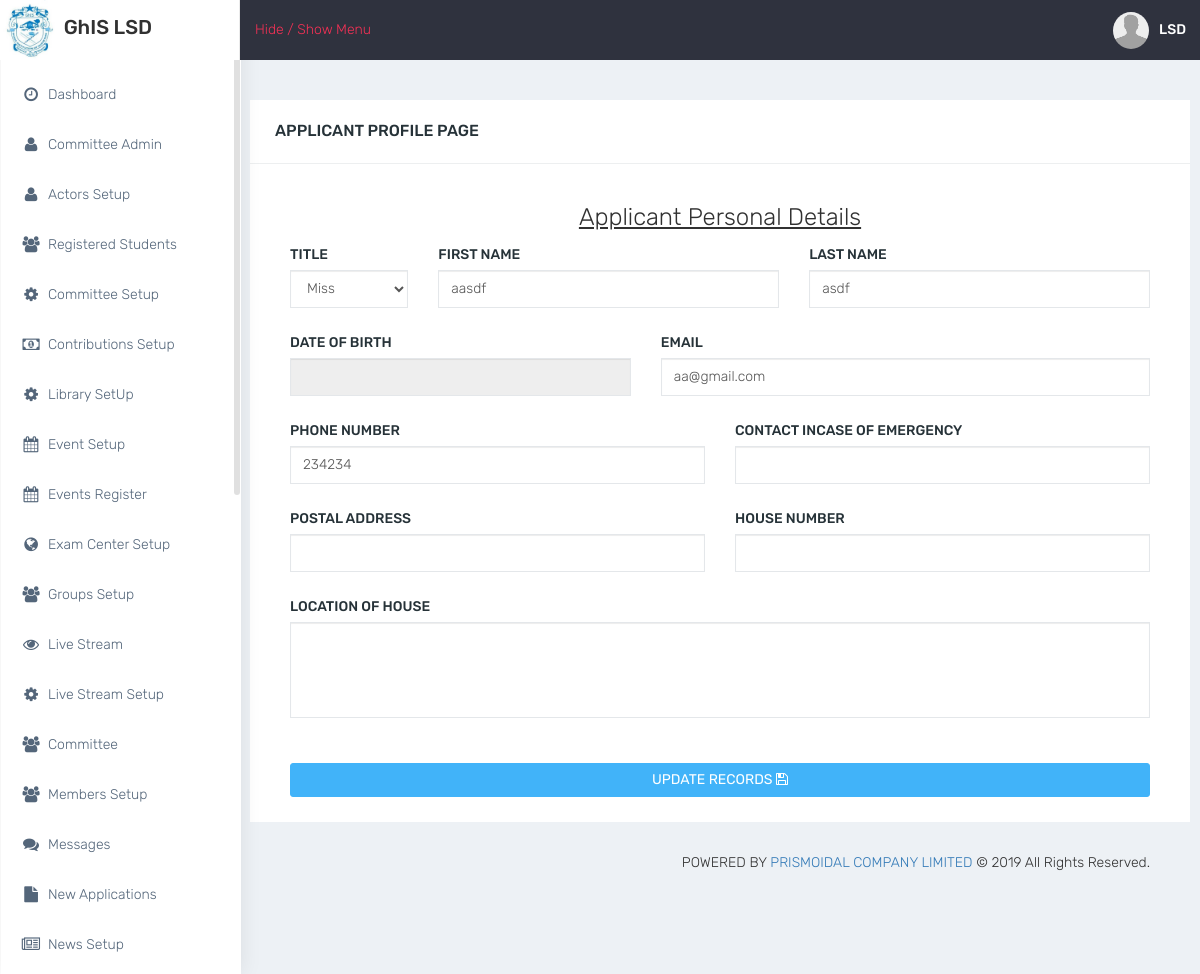
Screenshot of /pages/student_profile.php (signed in) with the database file from the repository.
### tables this page shows
CREATE TABLE `students` (
  `student_id` int(11) NOT NULL,
  `student_title` varchar(6) NOT NULL,
  `student_first_name` varchar(100) NOT NULL,
  `student_last_name` varchar(100) NOT NULL,
  `student_dob` varchar(10) NOT NULL,
  `student_email` varchar(100) NOT NULL,
  `student_tel` varchar(11) NOT NULL,
  `student_emergency_tel` varchar(15) NOT NULL,
  `student_post_address` varchar(200) NOT NULL,
  `student_house_num` varchar(100) NOT NULL,
  `student_house_location` varchar(200) NOT NULL,
  `exam_center_id` int(11) NOT NULL,
  `record_hide` varchar(5) NOT NULL,
  `division` varchar(20) NOT NULL,
  `date_done` timestamp NOT NULL DEFAULT current_timestamp()
);

### pages/Classes/db/db.php (called while the page is built)
<?php
	class DbConnect{
		private $host = "localhost";
		private $dbname = "ghislsd_db";
		private $user = "root";
		private $password = "";
		public function connect(){
			try {
					$conn = new PDO("mysql:host=".$this->host."; dbname=".$this->dbname,$this->user,$this->password);
					$conn->setAttribute(PDO::ATTR_ERRMODE,PDO::ERRMODE_EXCEPTION);
					return $conn;
			} catch (PDOException $e) {
				echo "Database Error:".$e->getMessage();
			}
		}
	}
 ?>

### pages/Classes/Student.php (called while the page is built, shortened)
<?php
	class Student{
		private $dbConn;
		private $table= "students";
		public function __construct(){
			require_once("db/db.php");
			$db = new DbConnect();
			$this->dbConn = $db->connect();
		}
			function get_student_by_userId(){
				$sql="SELECT * FROM $this->table WHERE student_id=:accountTypeId";
				$stmt = $this->dbConn->prepare($sql);
				$stmt->bindParam(":accountTypeId",$_SESSION['account_type_id']);
				if ($stmt->execute()) {
					$results= $stmt->fetchAll(PDO::FETCH_ASSOC);
					return $results;
				}
				else{
					die();
					}
				}
	}
 ?>

### pages/student_profile.php (the view, shortened to what this page needs)
<?php
include("header.php");
      require_once("Classes/Student.php");
      $objStudent = new Student();
      $studentsData = $objStudent->get_student_by_userId();
      foreach ($studentsData as $studentData) {
        $studentTitle = trim($studentData["student_title"]);
        $studentFirstName = trim($studentData["student_first_name"]);
        $studentLastName = trim($studentData["student_last_name"]);
        $studentEmail = trim($studentData["student_email"]);
        $studentDob = trim($studentData["student_dob"]);
        $studentTel = trim($studentData["student_tel"]);
        $studentEmergencyTel = trim($studentData["student_emergency_tel"]);
        $studentPostalAddress = trim($studentData["student_post_address"]);
        $studentHouseNum = trim($studentData["student_house_num"]);
        $StudentHouseLoc = trim($studentData["student_house_location"]);
      }
?>
<br>
<div class="row">
    <div class="panel panel-default">
        <div class="panel-heading">
             <div class="panel-title pull-left">APPLICANT PROFILE PAGE </div>
            <div class="clearfix"></div>
        </div>
        <div class="panel-body">
            <div class="col-md-12">
              <form id="insert_form" action="scripts/admin_members_save.php"  method="POST">
                        <center><h2><u>Applicant Personal Details</u></h2></center>
                          <div class="row">
                            <div class="col-md-2">
                              <div class="form-group">
                                <label for="studentTitle">TITLE</label>
                                <select class="form-control" name="studentTitle" id="studentTitle" required>
                                  <option  disabled selected><?php if(isset($studentTitle)){echo $studentTitle;}?></option>
                                </select>
                              </div>
                            </div>
                            <div class="col-md-5">
                                  <div class="form-group">
                                    <label for="studentFirstName">FIRST NAME</label>
                                    <input type="text" class="form-control tcal" id="studentFirstName" name="studentFirstName" autocomplete="off" value="<?php if(isset($studentFirstName)){echo $studentFirstName;}?>">
                                  </div>
                            </div>
                            <div class="col-md-5">
                                  <div class="form-group">
                                    <label for="studentLastName">LAST NAME</label>
                                    <input type="text" class="form-control tcal" id="studentLastName" name="studentLastName" autocomplete="off" value="<?php if(isset($studentLastName)){echo $studentLastName;}?>">
                                  </div>
                            </div>
                          </div>
                          <div class="row">
                            <div class="col-md-5">
                              <div class="form-group">
                                    <label for="studentDob">DATE OF BIRTH</label>
                                    <input type="text" class="form-control" id="studentDob" name="studentDob" data-toggle="datepicker" value="<?php if(isset($studentDob)){echo $studentDob;}?>" readonly>
                                  </div>
                            </div>
                            <div class="col-md-7">
                              <div class="form-group">
                                    <label for="studentEmail">EMAIL</label>
                                    <input type="text" class="form-control tcal" id="studentEmail" name="studentEmail" autocomplete="off" value="<?php if(isset($studentEmail)){echo $studentEmail;}?>">
                                  </div>
                            </div>
                          </div>
                          <div class="row">
                            <div class="col-md-6">
                              <div class="form-group">
                                <label for="studentTel">PHONE NUMBER</label>
                                <input type="text" class="form-control" id="studentTel" name="studentTel" autocomplete="off" value="<?php if(isset($studentTel)){echo $studentTel;}?>">
                              </div>
                          </div>
                          <div class="col-md-6">
                                    <div class="form-group">
                                      <label for="studentEmergencyTel">CONTACT INCASE OF EMERGENCY</label>
                                      <input type="text" class="form-control" id="studentEmergencyTel" name="studentEmergencyTel"  autocomplete="off" value="<?php if(isset($studentEmergencyTel)){echo $studentEmergencyTel;}?>">
                                    </div>
                              </div>
                        </div>
                        <div class="row">
                          <div class="col-sm-6">
                                <div class="form-group">
                                <label for="studentPostalAddress">POSTAL ADDRESS</label>
                                <input type="text" class="form-control" id="studentPostalAddress" name="studentPostalAddress" autocomplete="off" value="<?php if(isset($studentPostalAddress)){echo $studentPostalAddress;}?>">
                              </div>
                            </div>
                            <div class="col-sm-6">
                                <div class="form-group">
                                <label for="studentHouseNum">HOUSE NUMBER</label>
                                <input type="text" class="form-control" id="studentHouseNum" name="studentHouseNum" autocomplete="off" value="<?php if(isset($studentHouseNum)){echo $studentHouseNum;}?>">
                              </div>
                            </div>
                        </div>
                        <div class="row">
                            <div class="col-md-12">
                              <div class="form-group">
                                <label for="StudentHouseLoc">LOCATION OF HOUSE</label>
                                 <textarea rows="4" class="form-control" id="StudentHouseLoc" name="StudentHouseLoc"><?php if(isset($StudentHouseLoc)){echo $StudentHouseLoc;}?></textarea>
                              </div>
                            </div>
                          </div><br>
                             <button type="submit" class="btn btn-block btn-info" id="save_btn">UPDATE RECORDS <i class="fa fa-save"></i></button>
                      </form>
            </div>
        </div>
    </div>
</div>
<?php include("footer.php");?>

### pages/css/colors/default.css (style rules this page uses)
body { background: #fff; }
#side-menu li a { color: #54667a; }
#side-menu li a { color: #54667a; border-left: 0px solid #fff; }
#side-menu > li > a { border-left: 3px solid transperant; }

### rows the page displays
students: studentTitle "Miss", studentFirstName "aasdf", studentLastName "asdf", studentEmail "aa@gmail.com", studentTel "234234"

### other values shown
$objUsers->get_header_fullname($_SESSION["member_id"]) "LSD"
